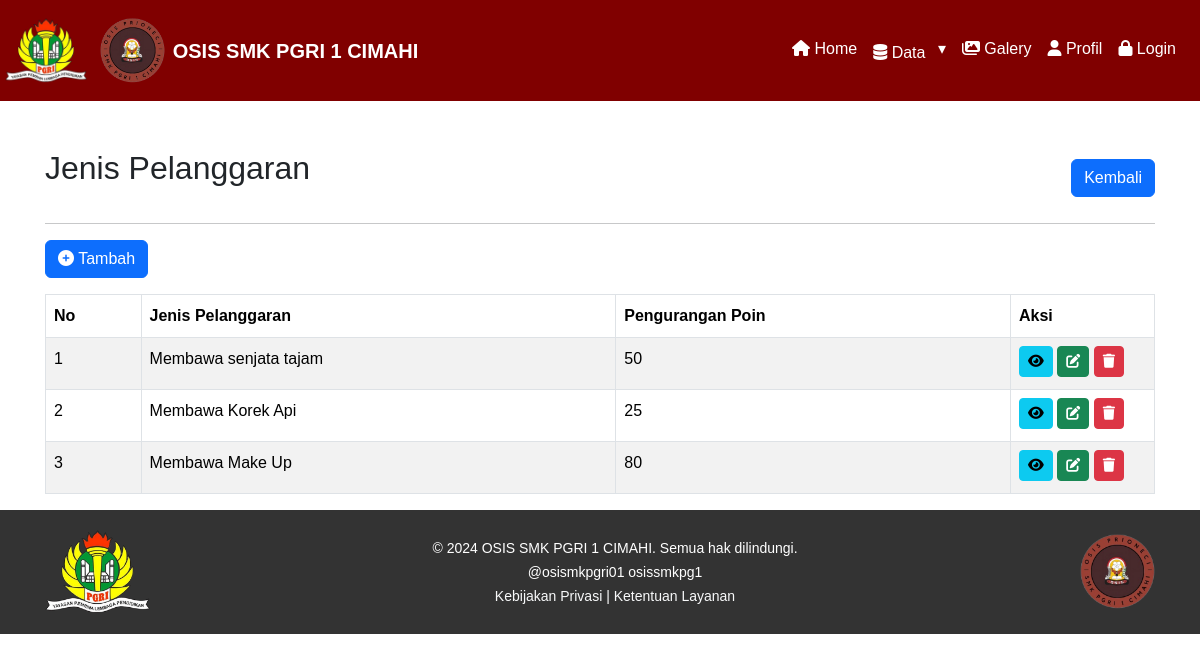
/admin/jenis-pelanggaran.php, run on the app's committed database.
### tables this page shows
CREATE TABLE `jenis_pelanggaran` (
  `id_jenis_pelanggaran` int(11) NOT NULL,
  `nama_pelanggaran` varchar(100) DEFAULT NULL,
  `pengurangan_poin` int(11) DEFAULT NULL,
  `created_by` int(11) DEFAULT NULL,
  `created_at` datetime DEFAULT current_timestamp(),
  `updated_by` int(11) DEFAULT NULL,
  `updated_at` datetime DEFAULT current_timestamp() ON UPDATE current_timestamp()
);

### admin/jenis-pelanggaran.php (the view, shortened to what this page needs)
<?php
include '../layout/header.php';
$query = "
SELECT jp.*, ak1.nama AS dibuat_oleh, ak2.nama AS diubah_oleh
FROM jenis_pelanggaran jp
LEFT JOIN akun ak1 ON jp.created_by = ak1.id_akun
LEFT JOIN akun ak2 ON jp.updated_by = ak2.id_akun
";
$result = mysqli_query($db, $query);
?>
<div class="content-wrapper">
    <div class="container mt-5 overflow-x-scroll">
        <div class="d-flex justify-content-between align-items-center">
            <h2>Jenis Pelanggaran</h2>
            <a href="javascript:history.back()" class="btn btn-primary">Kembali</a>
        </div>
        <hr>
        <a class="btn btn-primary tambah-btn" data-bs-toggle="modal" data-bs-target="#modalTambah"><i class="fas fa-plus-circle"></i> Tambah</a>
        <table id="serverside" class="table table-bordered table-striped mt-3">
            <thead>
                <tr>
                    <th>No</th>
                    <th>Jenis Pelanggaran</th>
                    <th>Pengurangan Poin</th>
                    <th>Aksi</th>
                </tr>
            </thead>
            <tbody>
                <?php
                $no = 1;
                while ($data = mysqli_fetch_assoc($result)) :
                ?>
                    <tr>
                        <td><?= $no++; ?></td>
                        <td><?= $data['nama_pelanggaran']; ?></td>
                        <td><?= $data['pengurangan_poin']; ?></td>
                        <td width="144">
                            <a class="btn btn-info btn-sm mb-1" data-bs-toggle="modal" data-bs-target="#modalDetail<?= $data['id_jenis_pelanggaran']; ?>"><i class="fas fa-eye"></i></a>
                            <a class="btn btn-success btn-sm mb-1" data-bs-toggle="modal" data-bs-target="#modalUbah<?= $data['id_jenis_pelanggaran']; ?>"><i class="fas fa-edit"></i></a>
                            <a class="btn btn-danger btn-sm mb-1" data-bs-toggle="modal" data-bs-target="#modalHapus<?= $data['id_jenis_pelanggaran']; ?>"><i class="fas fa-trash"></i></a>
                        </td>
                    </tr>
                <?php endwhile; ?>
            </tbody>
        </table>
    </div>
</div>
<?php endwhile;
include '../layout/footer.php';
?>

### layout/header.php (style rules this page uses)
body { font-family: Arial, sans-serif; font-size: 16px; line-height: 1.6; margin: 0; padding: 0; box-sizing: border-box; }
.container { padding: 0 15px; margin: 0 auto; }
h2, h3 { margin-bottom: 20px; }

### data on the page
jenis_pelanggaran: nama_pelanggaran "Membawa senjata tajam", pengurangan_poin "50"
jenis_pelanggaran: nama_pelanggaran "Membawa Korek Api", pengurangan_poin "25"
jenis_pelanggaran: nama_pelanggaran "Membawa Make Up", pengurangan_poin "80"
